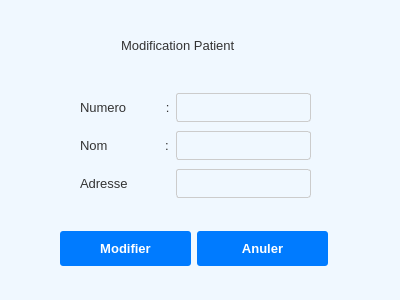
<?xml version="1.0" encoding="UTF-8"?>
<ui version="4.0">
 <class>modiPat</class>
 <widget class="QWidget" name="modiPat">
  <property name="geometry">
   <rect>
    <x>0</x>
    <y>0</y>
    <width>400</width>
    <height>300</height>
   </rect>
  </property>
  <property name="windowTitle">
   <string>Form</string>
  </property>
  <property name="styleSheet">
   <string notr="true">/* ======================================= */
/* === GLOBAL &amp; FENÊTRE PRINCIPALE (1) === */
/* ======================================= */

QWidget {
    background-color: #f0f8ff; /* Bleu très pâle */
    color: #333333;
    font-family: &quot;Arial&quot;, sans-serif;
    font-size: 10pt;
}

/* Titre Principal */
QLabel#titleLabel {
    color: #004c8c;
    font-size: 16pt;
    font-weight: bold;
    padding: 10px;
    background-color: transparent;
}

/* Conteneur Principal Blanc */
QFrame#mainContentFrame {
    background-color: #ffffff;
    border: 1px solid #cccccc;
    border-radius: 5px;
}


/* ======================================= */
/* === BOUTONS D'ACTION &amp; NAVIGATION === */
/* ======================================= */

/* Boutons Primaires (Style Général par défaut) */
QPushButton {
    background-color: #007bff;
    color: white;
    border: none;
    padding: 10px 15px;
    border-radius: 3px;
    font-weight: bold;
    min-width: 100px;
}

QPushButton:hover {
    background-color: #0056b3;
}

/* Ciblage des Boutons Spécifiques */
QPushButton#Ajouter { /* Bouton Ajouter du formulaire médecin */
    min-width: 80px; 
}

QPushButton#AnulerMed, QPushButton#listButton { /* Boutons Secondaires/Annuler */
    background-color: transparent;
    color: #004c8c;
    border: 1px solid #004c8c;
    padding: 9px 15px;
    min-width: 80px;
}

QPushButton#AnulerMed:hover, QPushButton#listButton:hover {
    background-color: #e0f2ff;
}


/* ======================================= */
/* === ÉLÉMENTS DE FORMULAIRE (MEDECIN) === */
/* ======================================= */

/* Titre de Sous-fenêtre */
QLabel#subTitleLabel {
    color: #004c8c;
    font-size: 14pt;
    font-weight: 600;
    padding: 15px 0;
    background-color: transparent;
}

/* Labels Spécifiques */
QLabel#NomMed,
QLabel#NumeroMed,
QLabel#TauxJournalierMed {
    background-color: transparent;
    color: #333333;
    font-weight: 500;
    padding-right: 10px;
}

/* Champs de Saisie Spécifiques */
QLineEdit#formNomMed,
QLineEdit#formNumeroMed,
QLineEdit#formTauxMed {
    background-color: #ffffff;
    border: 1px solid #cccccc;
    padding: 5px;
    border-radius: 3px;
    color: #333333;
    min-height: 25px;
}

QLineEdit#formNomMed:focus,
QLineEdit#formNumeroMed:focus,
QLineEdit#formTauxMed:focus {
    border: 1px solid #007bff;
}

/* Styles pour les QLineEdit Génériques et QSpinBox si non nommés */
QLineEdit, QSpinBox, QDateEdit {
    border: 1px solid #cccccc;
    padding: 5px;
    border-radius: 3px;
}</string>
  </property>
  <widget class="QWidget" name="layoutWidget">
   <property name="geometry">
    <rect>
     <x>80</x>
     <y>90</y>
     <width>231</width>
     <height>112</height>
    </rect>
   </property>
   <layout class="QGridLayout" name="gridLayout">
    <item row="0" column="0">
     <widget class="QLabel" name="label">
      <property name="text">
       <string>Numero           :</string>
      </property>
     </widget>
    </item>
    <item row="1" column="0">
     <widget class="QLabel" name="label_2">
      <property name="text">
       <string>Nom                :</string>
      </property>
     </widget>
    </item>
    <item row="2" column="1">
     <widget class="QLineEdit" name="addressMod"/>
    </item>
    <item row="0" column="1">
     <widget class="QLineEdit" name="numPatMod"/>
    </item>
    <item row="1" column="1">
     <widget class="QLineEdit" name="nomPatMod">
      <property name="text">
       <string/>
      </property>
     </widget>
    </item>
    <item row="2" column="0">
     <widget class="QLabel" name="label_3">
      <property name="text">
       <string>Adresse</string>
      </property>
     </widget>
    </item>
   </layout>
  </widget>
  <widget class="QLabel" name="label_4">
   <property name="geometry">
    <rect>
     <x>121</x>
     <y>30</y>
     <width>151</width>
     <height>31</height>
    </rect>
   </property>
   <property name="text">
    <string>Modification Patient</string>
   </property>
  </widget>
  <widget class="QWidget" name="">
   <property name="geometry">
    <rect>
     <x>60</x>
     <y>230</y>
     <width>268</width>
     <height>37</height>
    </rect>
   </property>
   <layout class="QHBoxLayout" name="horizontalLayout">
    <item>
     <widget class="QPushButton" name="modPat">
      <property name="text">
       <string>Modifier</string>
      </property>
     </widget>
    </item>
    <item>
     <widget class="QPushButton" name="annModPat">
      <property name="text">
       <string>Anuler</string>
      </property>
     </widget>
    </item>
   </layout>
  </widget>
 </widget>
 <resources/>
 <connections/>
</ui>
